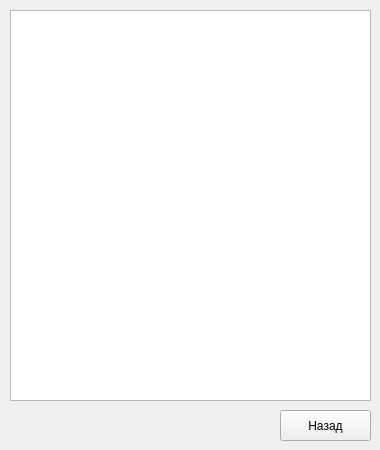
<?xml version="1.0" encoding="UTF-8"?>
<ui version="4.0">
 <class>HelpInformation</class>
 <widget class="QWidget" name="HelpInformation">
  <property name="geometry">
   <rect>
    <x>0</x>
    <y>0</y>
    <width>380</width>
    <height>450</height>
   </rect>
  </property>
  <property name="sizePolicy">
   <sizepolicy hsizetype="Fixed" vsizetype="Fixed">
    <horstretch>0</horstretch>
    <verstretch>0</verstretch>
   </sizepolicy>
  </property>
  <property name="minimumSize">
   <size>
    <width>380</width>
    <height>450</height>
   </size>
  </property>
  <property name="maximumSize">
   <size>
    <width>380</width>
    <height>450</height>
   </size>
  </property>
  <property name="windowTitle">
   <string>Помощь</string>
  </property>
  <property name="windowIcon">
   <iconset resource="resources/resources.qrc">
    <normaloff>:/images/ico.png</normaloff>:/images/ico.png</iconset>
  </property>
  <widget class="QTextBrowser" name="textBrowser">
   <property name="geometry">
    <rect>
     <x>10</x>
     <y>10</y>
     <width>361</width>
     <height>391</height>
    </rect>
   </property>
   <property name="minimumSize">
    <size>
     <width>0</width>
     <height>0</height>
    </size>
   </property>
   <property name="maximumSize">
    <size>
     <width>9999999</width>
     <height>9999999</height>
    </size>
   </property>
  </widget>
  <widget class="QPushButton" name="backButton">
   <property name="geometry">
    <rect>
     <x>280</x>
     <y>410</y>
     <width>91</width>
     <height>31</height>
    </rect>
   </property>
   <property name="text">
    <string>Назад</string>
   </property>
  </widget>
 </widget>
 <resources>
  <include location="resources/resources.qrc"/>
 </resources>
 <connections/>
</ui>
